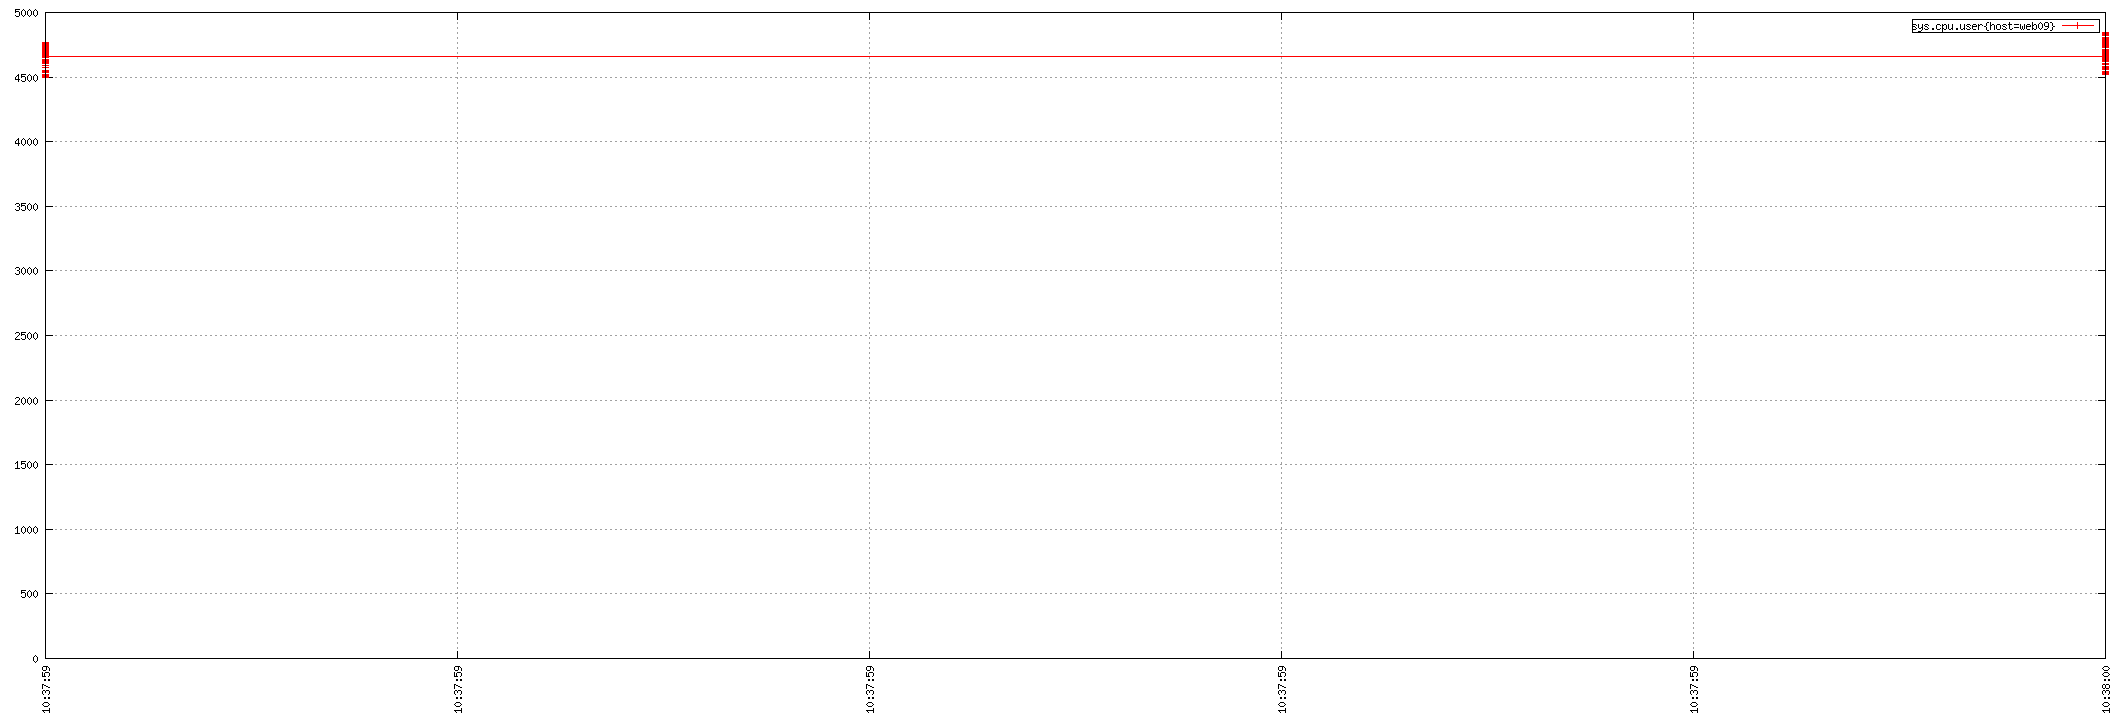

Source code (gnuplot):
set term png small size 2124,720
set xdata time
set timefmt "%s"
if (GPVAL_VERSION < 4.6) set xtics rotate; else set xtics rotate right
set output "${TMPDIR-'tmp'}/tsd/8a50e991.png"
set xrange ["1673779079":"1673779080"]
set format x "%H:%M:%S"
set grid
set style data linespoint
set key right box
set yrange [0:]
plot  "${TMPDIR-'tmp'}/tsd/8a50e991_0.dat" using 1:2 title "sys.cpu.user{host=web09}"
